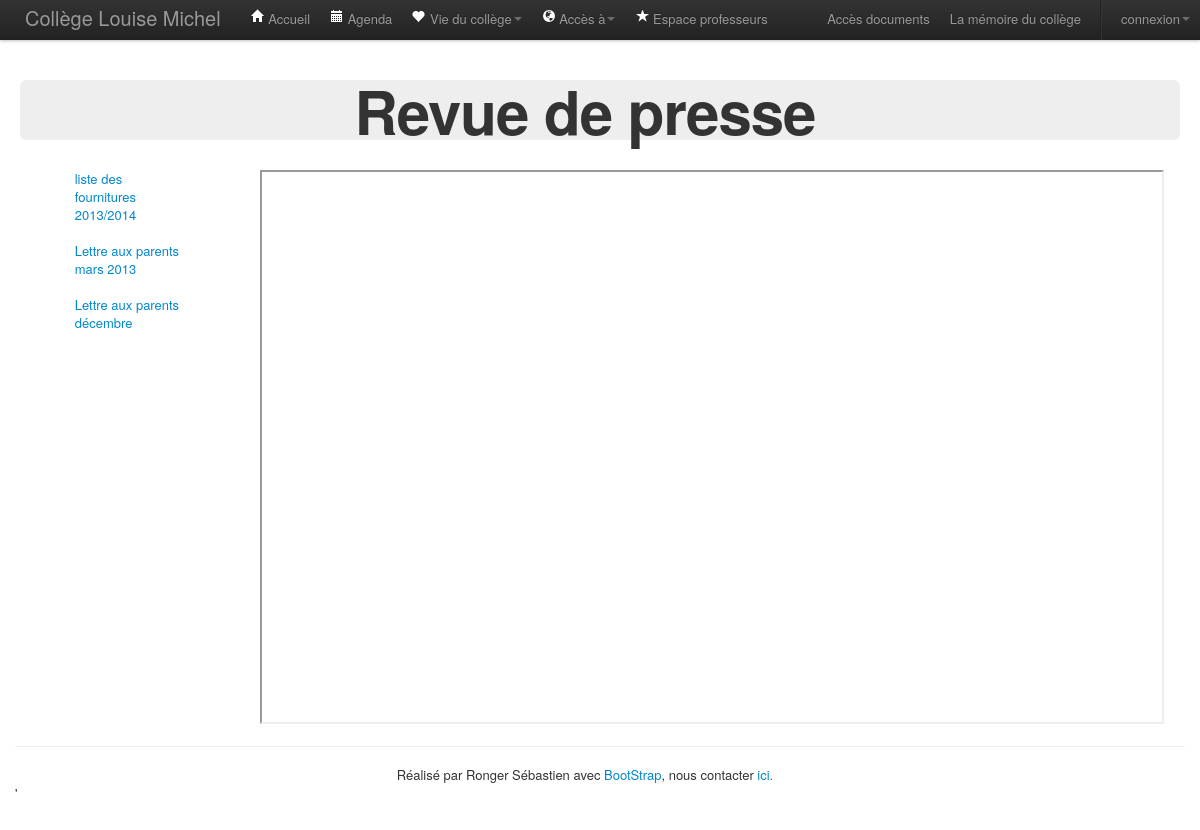
/rubrique/revueDePresse.php, run on the app's committed database.
### tables this page shows
CREATE TABLE IF NOT EXISTS `revueDePresse` (
  `id` int(11) NOT NULL auto_increment,
  `titre` varchar(50) NOT NULL,
  `source` text NOT NULL,
  PRIMARY KEY  (`id`)
);

### rubrique/revueDePresse.php (the view, shortened to what this page needs)
<?php require_once '../include/layout/haut.php';?>
<?php
	$reqRevue = $bdd->prepare('SELECT * FROM revueDePresse ORDER BY id DESC');
	$reqRevue->execute();
?>
<div class="container-fluid">
    <div class="row-fluid">
		<div class="span15">
			<div class="hero-unit">
				<div class="row">
					<div class="span15">
						<h1>Revue de presse</h1>
					</div>
				</div>
			</div>
		</div>
		<div class="span2" id="ContentLinkRevu">
			<ul style="list-style-type:none;">
				<?php
				$sourceTab = array();
				foreach($reqRevue as $row) {
					$sourceTab[]=$row['source'];
					$row['titre']=nl2br(stripslashes($row['titre']));
					echo "<li><a href=\"#\"  mysrc=\"".$row['source']."\">".$row['titre']."</a></li>";
					echo "<br/>";
				};
				?>
			</ul>
		</div>
		<div class="span4" id="revuDePresse" style="margin-left:140px;">
			<iframe src="<?php echo $sourceTab[0];?>" width="900" height="550" ></iframe>
		</div>
	</div>
</div>
<?php require_once '../include/layout/bas.php';?>

### include/css/mycss.css (style rules this page uses)
.container-fluid .row-fluid { vertical-align: middle; }
.container-fluid .row-fluid .span2 { height: 220px; width: 130px !important; }
.container-fluid .row-fluid .span15 .hero-unit { padding: 0px; }
.container-fluid .row-fluid .span15 .hero-unit .row { text-align: center; }

### data on the page
revuedepresse: titre "liste des fournitures 2013/2014"
revuedepresse: titre "Lettre aux parents mars 2013"
revuedepresse: titre "Lettre aux parents décembre"
